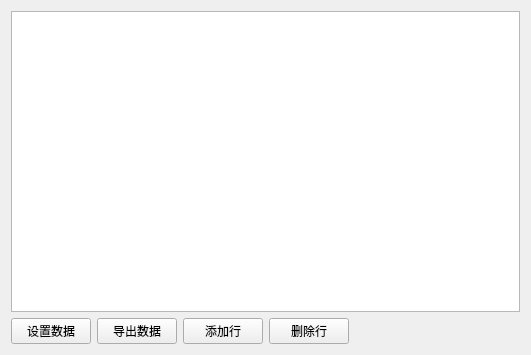
<?xml version="1.0" encoding="UTF-8"?>
<ui version="4.0">
 <class>DemoTableModel</class>
 <widget class="QWidget" name="DemoTableModel">
  <property name="geometry">
   <rect>
    <x>0</x>
    <y>0</y>
    <width>531</width>
    <height>355</height>
   </rect>
  </property>
  <property name="windowTitle">
   <string>Form</string>
  </property>
  <property name="styleSheet">
   <string notr="true">QCheckBox{
color:white;
font:14px &quot;宋体&quot;;
}
QTableView{
font:14px &quot;宋体&quot;;
border:1px solid rgb(120,120,120);
gridline-color: rgb(120,120,120);
color:white;
background:rgb(30,30,30);
alternate-background-color:rgb(50,50,50);
selection-color:white;
selection-background-color:rgb(50,100,200);
}
QTableView::indicator{
width: 16px;
height: 16px;
margin-left:20px;
}
QTableView::indicator:hover,
QTableView::indicator:checked:hover{
}
QTableView::indicator:checked{
}
QHeaderView{
border:0;
background:rgb(70,70,70);
}
QHeaderView::section{
font:14px &quot;宋体&quot;;
height:25px;
width:50px;
border:1px solid rgb(50,100,200);
border-left:0;
border-top:0;
color:white;
background:rgb(70,70,70);
}
QHeaderView::section:hover{
background:rgb(150,150,150);
}
QHeaderView::section:pressed,
QHeaderView::section:checked{
background:rgb(50,100,200);
}
QTableView QTableCornerButton::section{
background:rgb(70,70,70);
border:1px solid rgb(50,100,200);
border-left:0;
border-top:0;
}
QTableView QTableCornerButton::section:hover{
background:rgb(150,150,150);
}
QTableView QTableCornerButton::section:pressed{
background:rgb(50,100,200);
}*/
/*表头排序的小图标
QHeaderView::down-arrow{}
QHeaderView::up-arrow{}</string>
  </property>
  <layout class="QVBoxLayout" name="verticalLayout">
   <item>
    <widget class="QTableView" name="tableView"/>
   </item>
   <item>
    <layout class="QHBoxLayout" name="horizontalLayout">
     <item>
      <widget class="QPushButton" name="btnSetData">
       <property name="text">
        <string>设置数据</string>
       </property>
      </widget>
     </item>
     <item>
      <widget class="QPushButton" name="btnGetData">
       <property name="text">
        <string>导出数据</string>
       </property>
      </widget>
     </item>
     <item>
      <widget class="QPushButton" name="btnAddRow">
       <property name="text">
        <string>添加行</string>
       </property>
      </widget>
     </item>
     <item>
      <widget class="QPushButton" name="btnDelRow">
       <property name="text">
        <string>删除行</string>
       </property>
      </widget>
     </item>
     <item>
      <spacer name="horizontalSpacer">
       <property name="orientation">
        <enum>Qt::Horizontal</enum>
       </property>
       <property name="sizeHint" stdset="0">
        <size>
         <width>40</width>
         <height>20</height>
        </size>
       </property>
      </spacer>
     </item>
    </layout>
   </item>
  </layout>
 </widget>
 <resources/>
 <connections/>
</ui>
